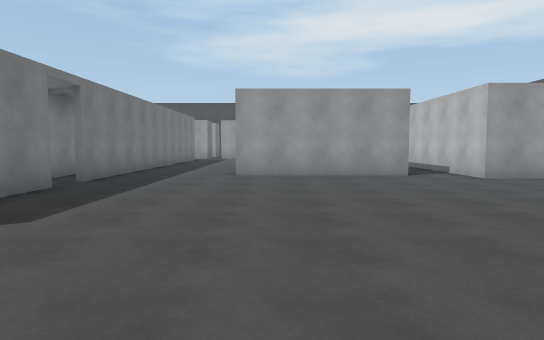
View 1 (above)

24 first-person views from a walk through a scene from a Unity 3-D project. The camera is 1.4 m above the floor, tilts 4° down and sees 75° across. The floor is counted in squares, 2 m on a side. Each view is taken from the middle of a square. On the plan, view 1 faces up. The plan holds only what a view shows up to about 11 squares ahead; the rest is blank. The player character is not drawn. Some animated figures are not drawn. Door leaves are left out, so doorways stand open.

View 2
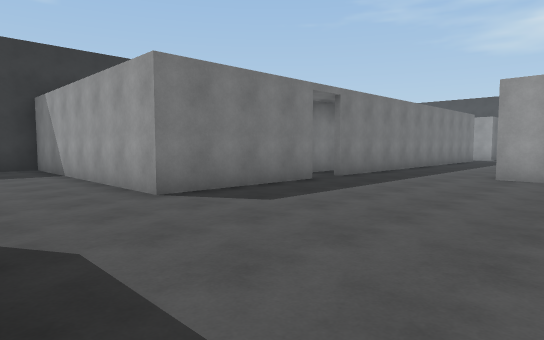

View 3
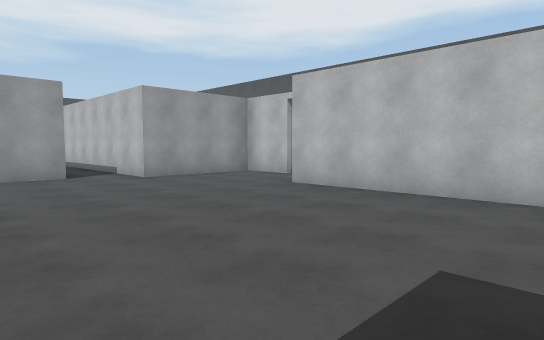

View 4
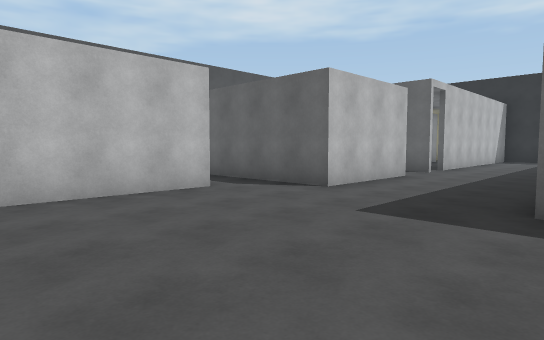

View 5
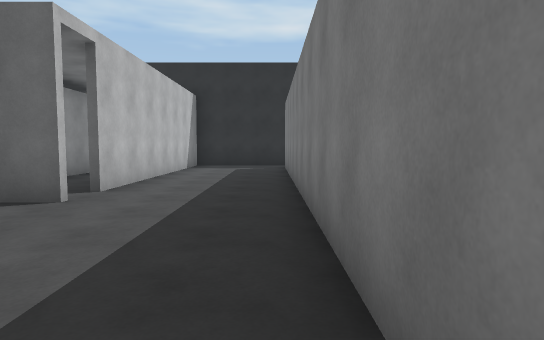

View 6
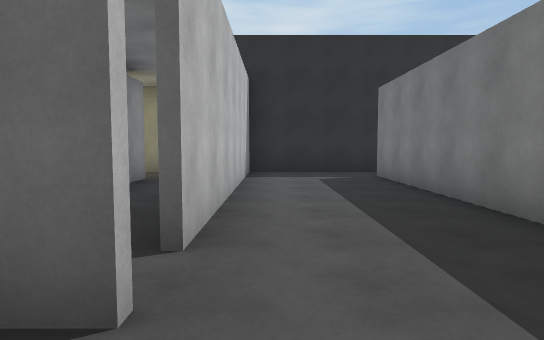

View 7
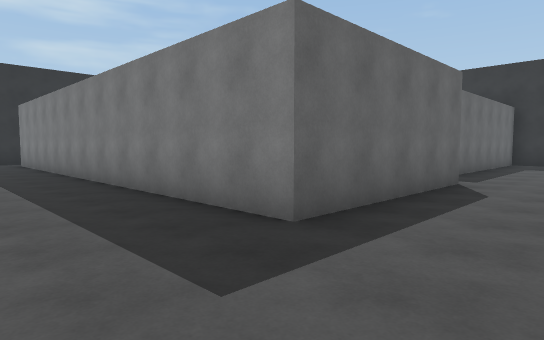

View 8
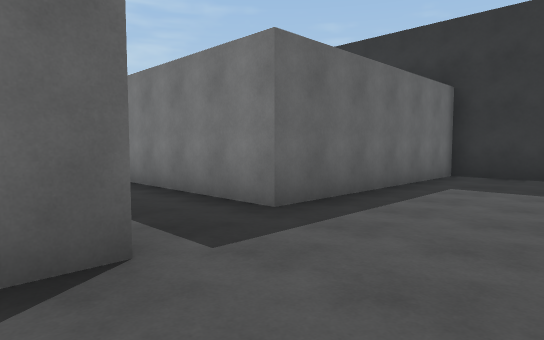

View 9
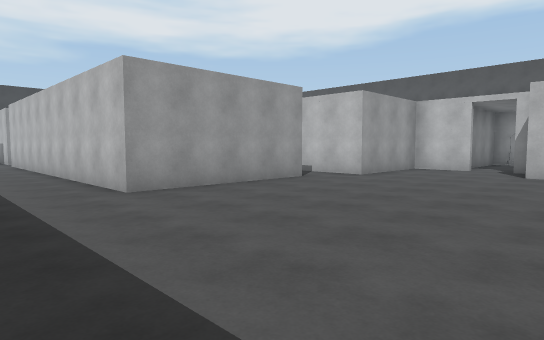

View 10
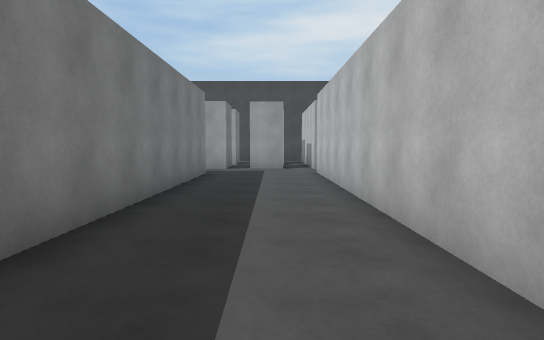

View 11
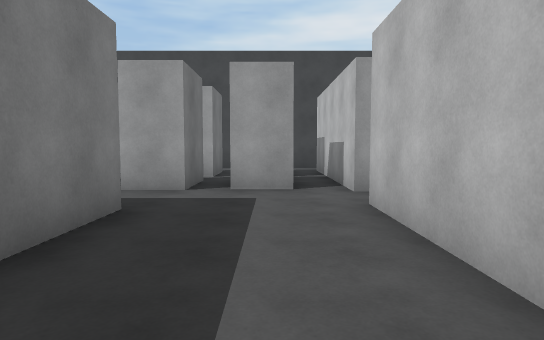

View 12
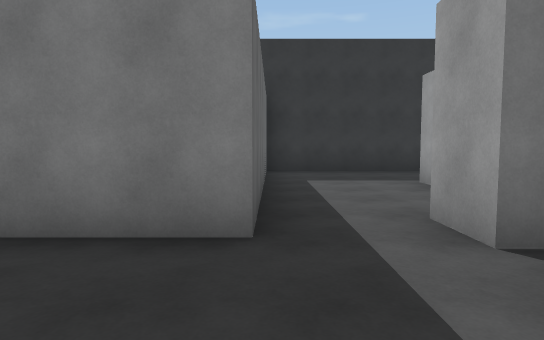

View 13
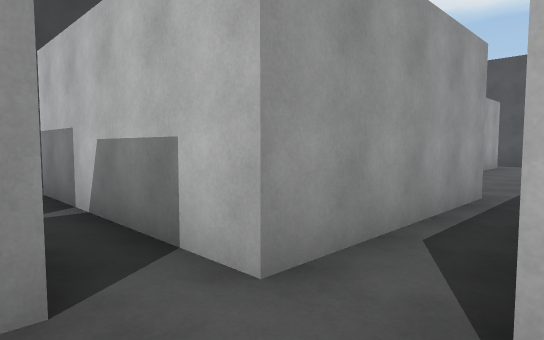

View 14
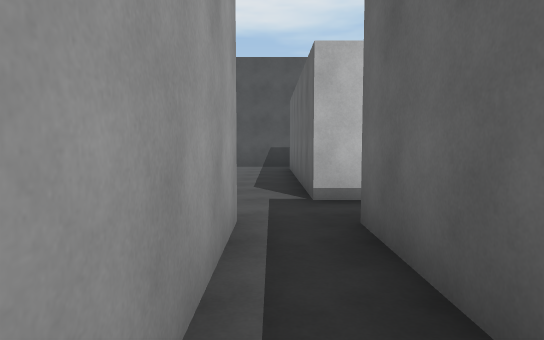

View 15
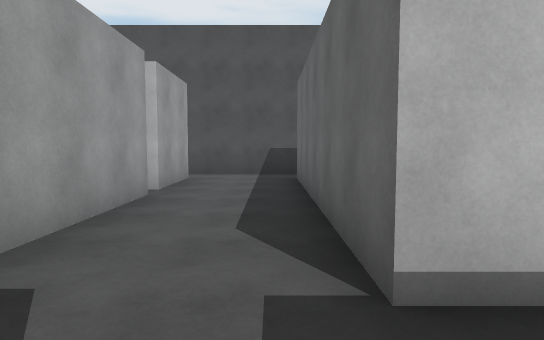

View 16
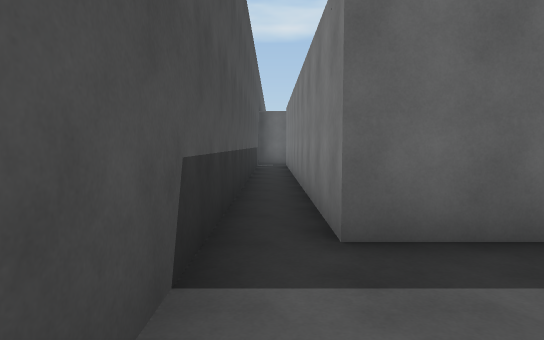

View 17
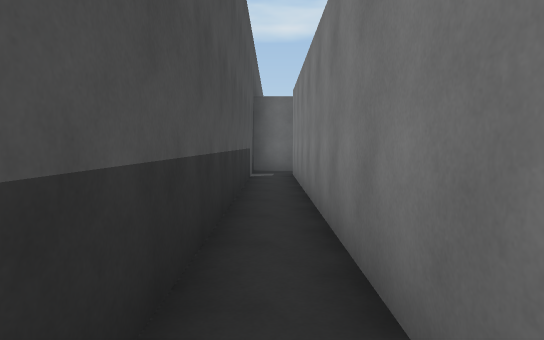

View 18
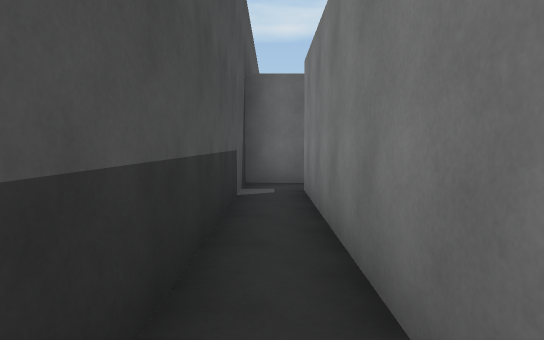

View 19
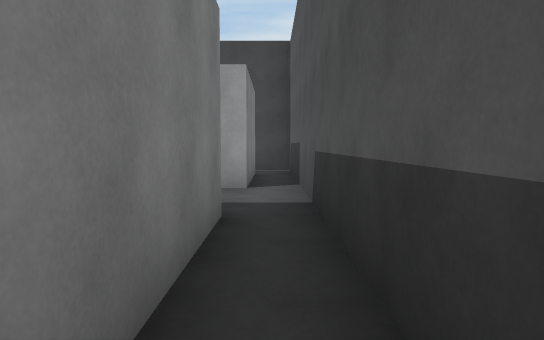

View 20
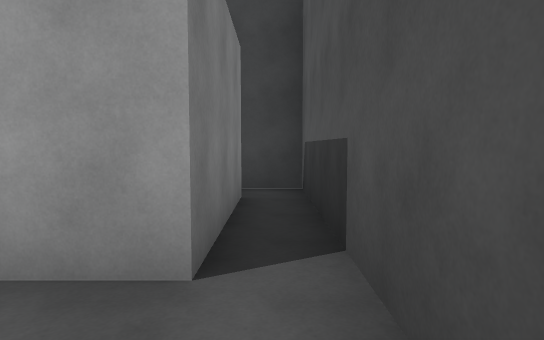

View 21
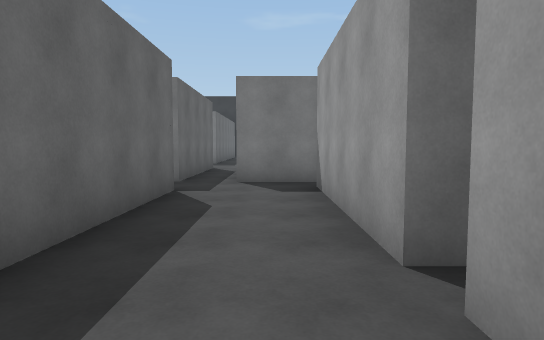

View 22
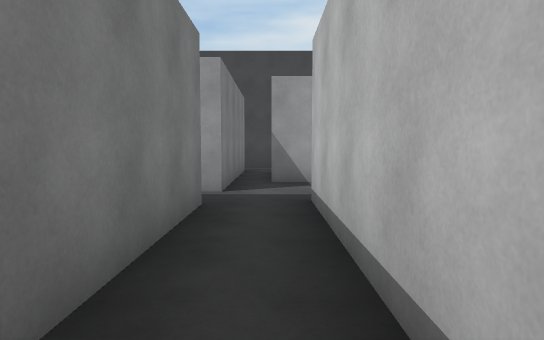

View 23
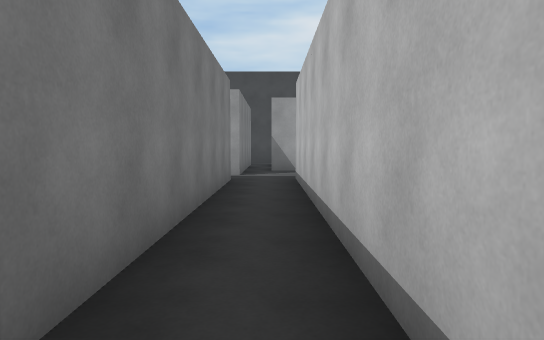

View 24
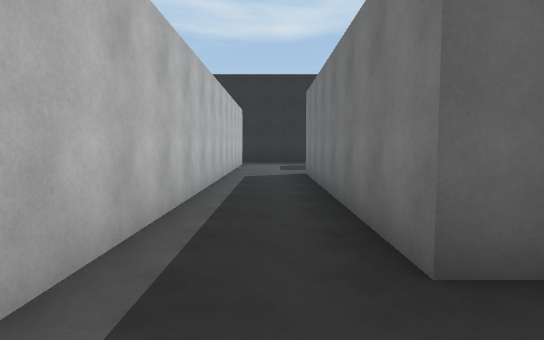

### Floor plan
Ten units are one square. View 1 is at (0, 0); x grows to the right and y downward. Boxes are objects, and circles mark ways between rooms. Rooms are numbered by the first view taken in them; rooms with no view inside come last. Other rooms are left out.
<svg viewBox="-111 -242 231 379">
<path fill="none" stroke="#000" d="M-37 -59 -37 -24 -106 -24 -106 8 -48 8 -48 78M32 -82 -8 -82 -8 -172M60 -4 60 -45M-48 -86 -48 -72M75 -59 75 -75 45 -75 45 -85M45 40 45 8 55 8M-29 75 -29 1 16 1 16 122M-37 -169 -37 -68M-16 -186 -28 -186M12 132 45 132 45 62M-34 -201 -34 -186 -44 -186M-34 -224 -34 -209M80 -198 40 -198M105 -198 85 -198M32 -210 32 -183 -8 -183M-8 -172 32 -172 32 -110M45 -85 45 -175 105 -175 105 -74M104 -65 115 -65 115 -195M40 -237 31 -237M105 -229 105 -198M32 -228 32 -214M115 -195 115 -237 105 -237"/>
<circle cx="0" cy="-180" r="3" fill="#2a7"/>
<circle cx="40" cy="-90" r="3" fill="#2a7"/>
<circle cx="110" cy="-200" r="3" fill="#2a7"/>
<text x="0" y="-30">1</text>
<text x="70" y="-180">2</text>
<text x="70" y="-230">3</text>
</svg>
Room 1 opens to room 2. Room 2 opens to room 3.

Where each view was taken, in squares from view 1:
view 1: 0 up, 0 right, facing up
view 2: 0 up, 1 right, facing up-left
view 3: 0 up, 1 right, facing up-right
view 4: 4 up, 1 right, facing down-right
view 5: 1 down, 2 right, facing down
view 6: 4 down, 4 right, facing down
view 7: 2 up, 4 right, facing down-left
view 8: 2 up, 2 left, facing down-left
view 9: 3 up, 3 left, facing up-right
view 10: 8 up, 2 left, facing up
view 11: 13 up, 2 left, facing up
view 12: 17 up, 1 left, facing left
view 13: 17 up, 2 left, facing up-right
view 14: 18 up, 0 right, facing right
view 15: 18 up, 3 right, facing right
view 16: 20 up, 11 right, facing down
view 17: 16 up, 11 right, facing down
view 18: 13 up, 11 right, facing down
view 19: 14 up, 11 right, facing up
view 20: 18 up, 11 right, facing up
view 21: 19 up, 10 right, facing left
view 22: 13 up, 4 right, facing up
view 23: 10 up, 4 right, facing up
view 24: 1 up, 4 left, facing down
